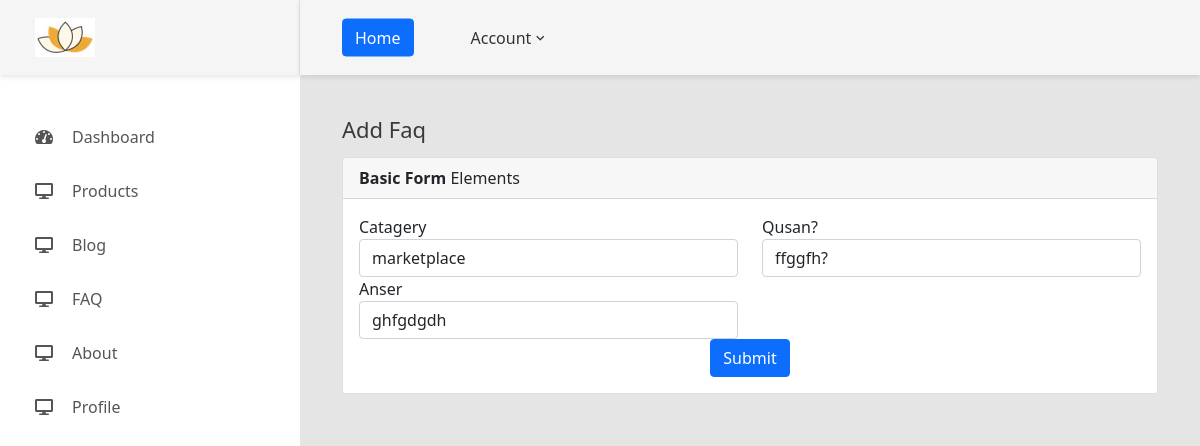
The page /admin/edit-faq.php?id=1 (signed in) on the database its author committed.
### tables this page shows
CREATE TABLE `useradmin` (
  `id` int(11) NOT NULL,
  `profile_id` varchar(100) NOT NULL,
  `image` varchar(200) NOT NULL,
  `username` varchar(50) NOT NULL,
  `password` varchar(255) NOT NULL,
  `email` varchar(100) NOT NULL,
  `last_name` varchar(200) NOT NULL,
  `designation` varchar(200) NOT NULL,
  `company` varchar(200) NOT NULL,
  `business_category` varchar(200) NOT NULL,
  `logo` varchar(200) NOT NULL,
  `thumbnail_image` varchar(200) NOT NULL,
  `thames_color` varchar(100) NOT NULL,
  `text_color` varchar(100) NOT NULL,
  `footer_color` varchar(100) NOT NULL,
  `connections_id` varchar(100) NOT NULL,
  `admin_status` varchar(100) NOT NULL
);

CREATE TABLE `faq` (
  `id` int(50) NOT NULL,
  `adminuser_id` int(50) NOT NULL,
  `faq_catagery` varchar(255) NOT NULL,
  `faq_qusan` varchar(255) NOT NULL,
  `faq_anser` varchar(255) NOT NULL
);

### admin/edit-faq.php (the view, shortened to what this page needs)
<?php
include 'header.php';
$id = $_GET['id'];
$row=mysqli_fetch_assoc(mysqli_query($db, "select * from faq where id='$id'"));
?>
            <div class="main-content">
                <div class="section__content section__content--p30">
                    <div class="container-fluid">
                    <h3 class="title-5 m-b-35">Add Faq</h3>
                    <div class="col-lg-12">
                                <div class="card">
                                    <div class="card-header">
                                        <strong>Basic Form</strong> Elements
                                    </div>
                                    <div class="card-body card-block">
                                        <form action="update-form-query.php?update_id=<?php echo $row['id'] ?>" method="post" enctype="multipart/form-data" class="form-horizontal">
                                            <div class="row form-group">
                                                <div class="col-12 col-md-6">
                                                <label for="select" class=" form-control-label">Catagery</label>
                                                <select id="select" name="faq_catagery" class="form-control" required>
                                                        <option value="<?php echo $row['faq_catagery'] ?>"><?php echo $row['faq_catagery'] ?></option>
                                                </select>
                                                </div>
                                                <div class="col-12 col-md-6">
                                                    <label for="text-input" class=" form-control-label">Qusan?</label>
                                                    <input type="text" id="text-input" value="<?php echo $row['faq_qusan'] ?>" name="faq_qusan" placeholder="" class="form-control" required>
                                                </div>
                                            </div>
                                            <div class="row form-group">
                                            <div class="col-12 col-md-6">
                                                    <label for="text-input" class=" form-control-label">Anser</label>
                                                    <input type="text" id="text-input" value="<?php echo $row['faq_anser'] ?>" name="faq_anser" placeholder="" class="form-control" required>
                                                </div>
                                            </div>
                                            <div class="text-center">
                                                <button type="submit" class="btn btn-primary" name="faq">Submit</button>
                                            </div>
                                        </form>
                                    </div>
                                </div>
                            </div>
                    </div>
                </div>
            </div>
<?php include 'footer.php' ?>

### admin/header.php (shortened to what this page needs)
<?php
include("config.php");
$admin_user=$_SESSION['login_user'];
$row=mysqli_fetch_assoc(mysqli_query($db, "select * from useradmin where profile_id='$admin_user'"));
?>
<!DOCTYPE html>
<html lang="en">
<head>
    <link href="css/font-face.css" rel="stylesheet" media="all">
    <link href="vendor/font-awesome-4.7/css/font-awesome.min.css" rel="stylesheet" media="all">
    <link href="vendor/font-awesome-5/css/fontawesome-all.min.css" rel="stylesheet" media="all">
    <link href="vendor/mdi-font/css/material-design-iconic-font.min.css" rel="stylesheet" media="all">
    <link href="vendor/animsition/animsition.min.css" rel="stylesheet" media="all">
    <link href="vendor/css-hamburgers/hamburgers.min.css" rel="stylesheet" media="all">
    <link href="css/theme.css" rel="stylesheet" media="all">
    <link href="https://cdn.jsdelivr.net/npm/bootstrap@5.0.2/dist/css/bootstrap.min.css" rel="stylesheet">
</head>
<body class="animsition">
    <div class="page-wrapper">
        <aside class="menu-sidebar d-none d-lg-block">
            <div class="logo">
                <a href="#">
                    <img src="images/admin-img/<?php echo $row['image'] ?>" width="60px" height="60px" alt="" />
                </a>
            </div>
            <div class="menu-sidebar__content js-scrollbar1">
                <nav class="navbar-sidebar">
                    <ul class="list-unstyled navbar__list">
                    <li class="has-sub">
                            <a class="js-arrow" href="dashboard.php">
                                <i class="fas fa-tachometer-alt"></i>Dashboard</a>
                        </li>
						<li class="has-sub">
                            <a class="js-arrow" href="#">
                            <i class="fas fa-desktop"></i>Products</a>
                        </li>
                        <li class="has-sub">
                            <a class="js-arrow" href="#">
                                <i class="fas fa-desktop"></i>Blog</a>
                        </li>
                        <li class="has-sub">
                            <a class="js-arrow" href="#">
                            <i class="fas fa-desktop"></i>FAQ</a>
                        </li>
                        <li class="has-sub">
                            <a class="js-arrow" href="#">
                            <i class="fas fa-desktop"></i>About</a>
                        </li>
                        <li class="has-sub">
                            <a class="js-arrow" href="#">
                            <i class="fas fa-desktop"></i>Profile</a>
                        </li>
                    </ul>
                </nav>
            </div>
        </aside>
        <div class="page-container">
            <header class="header-desktop">
                <div class="section__content section__content--p30">
                    <div class="container-fluid">
                        <div class="header-wrap">
                            <div class="header-button">
                                <div class="noti-wrap">
                                    <div class=""><a href="../index.php" class="btn btn-primary">Home</a></div>
                                </div>
                                <div class="account-wrap">
                                    <div class="account-item clearfix js-item-menu">
                                        <div class="content">
                                            <a class="js-acc-btn" href="#">Account</a>
                                        </div>
                                    </div>
                                </div>
                            </div>
                        </div>
                    </div>
                </div>
            </header>

### admin/header.php (style rules this page uses)
a { text-decoration: none; }

### rows shown on the page
useradmin: image (picture)
faq: faq_catagery "marketplace", faq_qusan "ffggfh?", faq_anser "ghfgdgdh"
